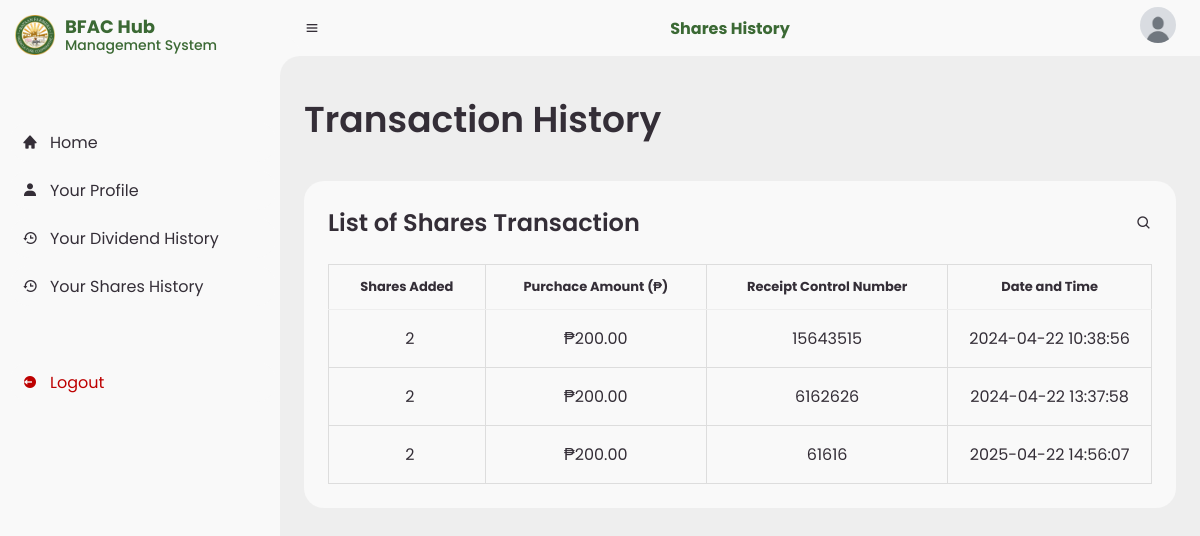
The app's page /user/user_share.php (signed in) with its own data.
### tables this page shows
CREATE TABLE `admin_shares_list` (
  `id` int(11) NOT NULL,
  `member_id` int(11) NOT NULL,
  `paid_up_share_capital` decimal(10,2) NOT NULL,
  `share_capital` decimal(10,2) NOT NULL,
  `receipt_number` varchar(255) NOT NULL,
  `created_at` timestamp NOT NULL DEFAULT current_timestamp() ON UPDATE current_timestamp()
);

### auth/session.php (called while the page is built, shortened)
<?php
    if (isset($_SESSION['user_logged']) && $_SESSION['user_logged'] == true) {
        $member_id = $_SESSION['member_id'];
        $profile_image = $_SESSION['profile_image'];
    } else if (isset($_SESSION['admin_logged']) && $_SESSION['admin_logged'] == true) {
        $role = $_SESSION['role'];
        $full_name = $_SESSION['full_name'];
        $email = $_SESSION['email'];
        $username = $_SESSION['username'];
        $profile_image = $_SESSION['profile_image'];
    } else {
        header("Location: ../index.php");
        exit();
    }
?>

### user/user_share.php (the view, shortened to what this page needs)
<?php
	include "../config/db.php";
	include "../auth/session.php";
	$sales_query = "SELECT * FROM admin_shares_list WHERE member_id = '$member_id'";
	$sales_result = mysqli_query($conn, $sales_query);
?>
<!DOCTYPE html>
<html lang="en">
<head>
    <link href='https://unpkg.com/boxicons@2.0.9/css/boxicons.min.css' rel='stylesheet'>
    <link rel="stylesheet" href="../css/style.css">
    <link rel="stylesheet" href="../css/modal.css">
	<link rel="stylesheet" href="../css/shares.css">
<body>
	<?php include "user_components/user_sidebar.php"; ?>
	<section id="content">
		<?php include "user_components/user_navbar.php"; ?>
		<main>
			<div class="head-title">
			<div class="left">
				<h1 id="page-title">Transaction History</h1>
			</div>
			</div>
			<div class="table-data">
				<div class="order">
					<div class="head">
						<h3>List of Shares Transaction </h3>
						<i class="bx bx-search"></i>
					</div>
					<table>
						<thead>
							<tr>
								<th>Shares Added</th>
								<th>Purchace Amount (₱)</th>
								<th>Receipt Control Number</th>
								<th>Date and Time</th>
						</thead>
						<tbody>
							<?php
								if (mysqli_num_rows($sales_result) > 0) {
									while ($sales_row = mysqli_fetch_assoc($sales_result)) {
										$share_capital = number_format($sales_row['share_capital']);
										$paid_up_share_capital = number_format($sales_row['paid_up_share_capital']);
										echo "<tr>
											<td>{$share_capital}</td>
											<td>₱{$paid_up_share_capital}.00</td>
											<td>{$sales_row['receipt_number']}</td>
											<td>{$sales_row['created_at']}</td>
										</tr>";
									}
								} else {
									echo "<tr><td colspan='4'>No transaction history available.</td></tr>";
								}
							?>
						</tbody>
					</table>
				</div>
			</div>
		</main>
	</section>
</body>
</html>

### user/user_components/user_sidebar.php
<section id="sidebar">
    <a href="#" class="brand">
        <img src="../img/logo.png" alt="Logo" class="logo">
        <div class="text">
            <span class="title">BFAC Hub</span>
            <span class="subtitle">Management System</span>
        </div>
    </a>
    <ul class="side-menu top">
        <li ><a href="home.php"><i class='bx bxs-home' ></i><span class="text"> Home</span></a></li>
        <li><a href="profile.php"><i class="bx bxs-user"></i><span class="text">Your Profile</span></a></li>
        <li><a href="user_div.php"><i class='bx bx-history'></i><span class="text">Your Dividend History </span></a></li>
        <li><a href="user_share.php"><i class='bx bx-history'></i><span class="text">Your Shares History </span></a></li>
    </ul>
    <ul class="side-menu">
        <li><a href="../auth/logout.php" class="logout"><i class="bx bxs-log-out-circle"></i><span class="text">Logout</span></a></li>
    </ul>
</section>

### user/user_components/user_navbar.php
<?php
    $backtrace = debug_backtrace();
    $parentFile = $backtrace[0]['file'] ?? null;
    $filename = basename($parentFile);
    if($filename == 'home.php') {
        $title = 'Home';
    } else if($filename =='profile.php') {
        $title = 'Your Profile';
    } else if($filename =='user_div.php') {
        $title = 'Dividends History';
    } else {
        $title = 'Shares History';
    }
?>
<nav>
    <i class="bx bx-menu"></i>
    <h4 style="color: var(--green);"><?php echo $title; ?></h4>
    <a href="#" class="profile"><img src="../<?php echo $profile_image ?>" alt="Profile" /></a>
</nav>

### css/style.css (style rules this page uses)
* { margin: 0; padding: 0; box-sizing: border-box; font-family: var(--poppins); }
a { text-decoration: none; }
li { list-style: none; }
:root { --poppins: 'Poppins', sans-serif; --lato: 'Lato', sans-serif; --light: #F9F9F9; --light-blue:#b3e5fc; --blue: #1e88e5; --light-blue: #CFE8FF; --grey: #eee; --dark-grey: #AAAAAA; --dark: #342E37; --yellow: #FD7238; --dark-yellow:#eb6a34; --light-yellow: #ffe6c6; --orange: #FD7238; --light-red: #ffd3d3; --light-green: #3b693459; --green: #3b6934; --dark-green: #31572b; --red: #bd0000; --dark-red: #9a0101; }
html { overflow-x: hidden; }
body { background: var(--grey); overflow-x: hidden; }
#sidebar { position: fixed; top: 0; left: 0; width: 280px; height: 100%; background: var(--light); z-index: 2000; font-family: var(--lato); transition: .3s ease; overflow-x: hidden; scrollbar-width: none; }
#sidebar .brand { font-size: 20px; font-weight: 700; height: 70px; display: flex; align-items: center; color: var(--green); position: sticky; top: 0; left: 0; background: var(--light); z-index: 500; padding: 10px 15px; box-sizing: border-box; gap: 10px; }
#sidebar .brand .logo { width: 40px; height: 50px; object-fit: contain; }
#sidebar .brand .text { display: flex; flex-direction: column; line-height: 1.2; }
#sidebar .brand .title { font-size: 18px; font-weight: bold; }
#sidebar .brand .subtitle { font-size: 14px; font-weight: 500; color: var(--dark-gray); }
#sidebar .side-menu { width: 100%; margin-top: 48px; }
#sidebar .side-menu li { height: 48px; background: transparent; margin-left: 6px; border-radius: 48px 0 0 48px; padding: 4px; }
#sidebar .side-menu li a { width: 100%; height: 100%; background: var(--light); display: flex; align-items: center; border-radius: 48px; font-size: 16px; color: var(--dark); white-space: nowrap; overflow-x: hidden; }
#sidebar .side-menu li a.logout { color: var(--red); }
#sidebar .side-menu li a .bx { min-width: calc(60px - ((4px + 6px) * 2)); display: flex; justify-content: center; }
#content { position: relative; width: calc(100% - 280px); left: 280px; transition: .3s ease; }
#content nav { height: 56px; background: var(--light); padding: 0 24px; display: flex; align-items: center; grid-gap: 24px; font-family: var(--lato); position: sticky; top: 0; left: 0; z-index: 1000; }
#content nav::before { content: ''; position: absolute; width: 40px; height: 40px; bottom: -40px; left: 0; border-radius: 50%; box-shadow: -20px -20px 0 var(--light); }
#content nav a { color: var(--dark); }
#content nav .bx.bx-menu { cursor: pointer; color: var(--dark); }
#content nav .profile img { width: 36px; height: 36px; object-fit: cover; border-radius: 50%; }
#content main { width: 100%; padding: 36px 24px; font-family: var(--poppins); max-height: calc(100vh - 56px); overflow-y: auto; }
#content main .head-title { display: flex; align-items: center; justify-content: space-between; grid-gap: 16px; flex-wrap: wrap; }
#content main .head-title .left h1 { font-size: 36px; font-weight: 600; margin-bottom: 10px; color: var(--dark); }
#content main .table-data { display: flex; flex-wrap: wrap; grid-gap: 24px; margin-top: 24px; width: 100%; color: var(--dark); }
#content main .table-data > div { border-radius: 20px; background: var(--light); padding: 24px; overflow-x: auto; }
#content main .table-data .head { display: flex; align-items: center; grid-gap: 16px; margin-bottom: 24px; }
#content main .table-data .head h3 { margin-right: auto; font-size: 24px; font-weight: 600; }
#content main .table-data .head .bx { cursor: pointer; }
#content main .table-data .order, #content main .table-data .div { flex-grow: 1; flex-basis: 500px; }
#content main .table-data .order table, #content main .table-data .div table { width: 100%; border-collapse: collapse; }
#content main .table-data .order table th, #content main .table-data .div table th { padding-bottom: 12px; font-size: 13px; text-align: left; border-bottom: 1px solid var(--grey); text-align: center; }
#content main .table-data .order table td { padding: 16px 0; }
#content main .table-data .order table tr td:first-child, #content main .table-data .div table tr td:first-child { padding-left: 6px; }
.table-data .order table th, .table-data .order table td { padding: 12px 15px; text-align: center; border: 1px solid #ddd; }

### records on screen
admin_shares_list: share_capital "2", paid_up_share_capital "200", receipt_number "15643515", created_at "2024-04-22 10:38:56"
admin_shares_list: share_capital "2", paid_up_share_capital "200", receipt_number "6162626", created_at "2024-04-22 13:37:58"
admin_shares_list: share_capital "2", paid_up_share_capital "200", receipt_number "61616", created_at "2025-04-22 14:56:07"

### other values on screen
$title "Shares History"
